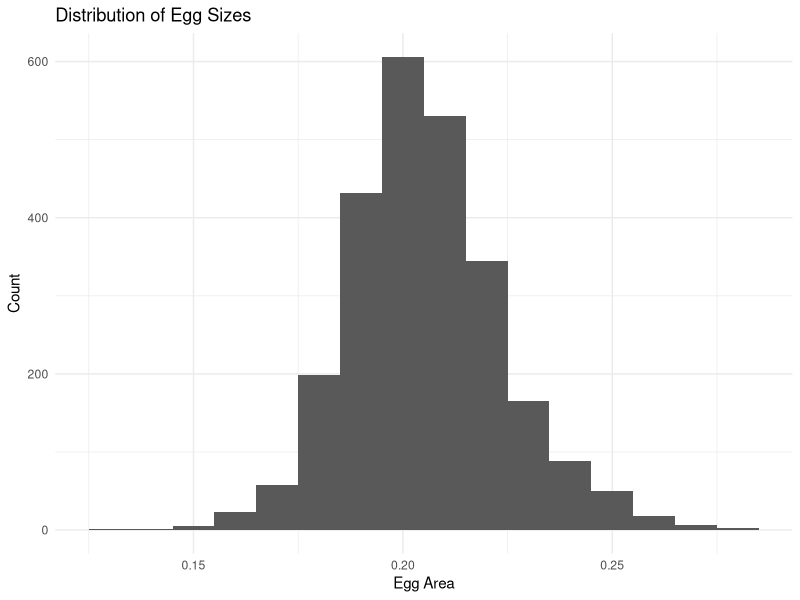

This figure's R source: (Note: this script raises an error after producing the figure.)
## ---- chunk 1
library(here)
library(ggplot2)
library(tidyverse)
library(lme4)
## ---- chunk 2
raw_egg_sizes <- read.csv(here("data", "clean data", "raw egg sizes.csv"))

raw_egg_sizes <- raw_egg_sizes %>%
  mutate(grandmotherID = sub("^[^.]*\\.[^.]*\\.([^_]+)_.*$", "\\1", adultID))

#make maternal ID a factor
raw_egg_sizes$grandmotherID <- as.factor(raw_egg_sizes$grandmotherID)

#make clutchID a factor
raw_egg_sizes$motherID <- as.factor(raw_egg_sizes$clutchID)

#convert the pupal temperatures to factors so they plot in the correct order
raw_egg_sizes$pupal_treatment <- factor(raw_egg_sizes$pupal_treatment,
                             levels = c("wild", "ambient", "cool", "mean", "warm", "hot"))

#convert the larval  temperatures to factors so the plot in the correct order
raw_egg_sizes$larval_treatment <- factor(raw_egg_sizes$larval_treatment,
                             levels = c("wild", "ambient", "cool", "mean", "warm", "hot"))

#mean and SD of all egg sizes
summary(raw_egg_sizes$egg_mean_1A)
sd(raw_egg_sizes$egg_mean_1A)


#looking just at ambient, warm and hot larval temperature - need to remove wild because they don't have weight, or maternal ID or clutchID
egg_sizes_ambient_larval <- raw_egg_sizes %>%
  mutate(larval_treatment = case_when(pupal_treatment == "wild" ~ "wild", TRUE ~ larval_treatment)) %>%
  filter(larval_treatment %in% c("ambient", "warm", "hot")) %>%
  mutate(weight_mg = weight * 1000) %>%
  mutate(weight_mg_centered = weight_mg - mean(weight_mg, na.rm = TRUE))

#convert larval treatment to an ordered factor
egg_sizes_ambient_larval <- egg_sizes_ambient_larval %>%
  mutate(
    larval_treatment = factor(larval_treatment, levels = c("ambient", "warm", "hot")))

## ---- chunk 3
#look at the distributions of egg size
ggplot(egg_sizes_ambient_larval, aes(x = area)) +
  geom_histogram(binwidth = 0.01) +  # change this value to control bin width +
  labs(title = "Distribution of Egg Sizes",
       x = "Egg Area",
       y = "Count") +
  theme_minimal()
## ---- chunk 4
lm4 <- lmer(area ~ larval_treatment * pupal_treatment + (1|grandmotherID/motherID) + weight_mg, data = egg_sizes_ambient_larval )
summary(lm4)
#confint(lm4)
#AIC(lm4)
#-7589
#confint(lm4)
#this has a lower AIC again so including maternalID as a random effect makes the model better.

#vcov(lm4)

#do i need to get p-values for this mixed model?
## ---- chunk 5
#pairwise comparisons
library(emmeans)

#estimates marginal means for the pupal treatments, using lm6
emm <- emmeans(lm4, ~ pupal_treatment)
emm

#pairwise comparisons
pairs(emm)

#significant difference between ambient-mean, ambient-warm, and ambient-hot.
## ---- chunk 6
#library(ggeffects)

temp_cols <- c(
  ambient = "#484A4C",
  cool    = "#76C0CC",
  mean    = "#F9CA0F",
  warm    = "#E87A36",
  hot     = "#AF0808")

pred <- ggpredict(lm4, terms = c("pupal_treatment", "larval_treatment"))

plot(pred) +
  labs(y = "Predicted egg area",
       x = " Resource allocation temperature",
       colour = " Resource acquisition temperature") +
  scale_colour_manual(values = temp_cols) +
  theme_bw()

## ---- chunk 7
